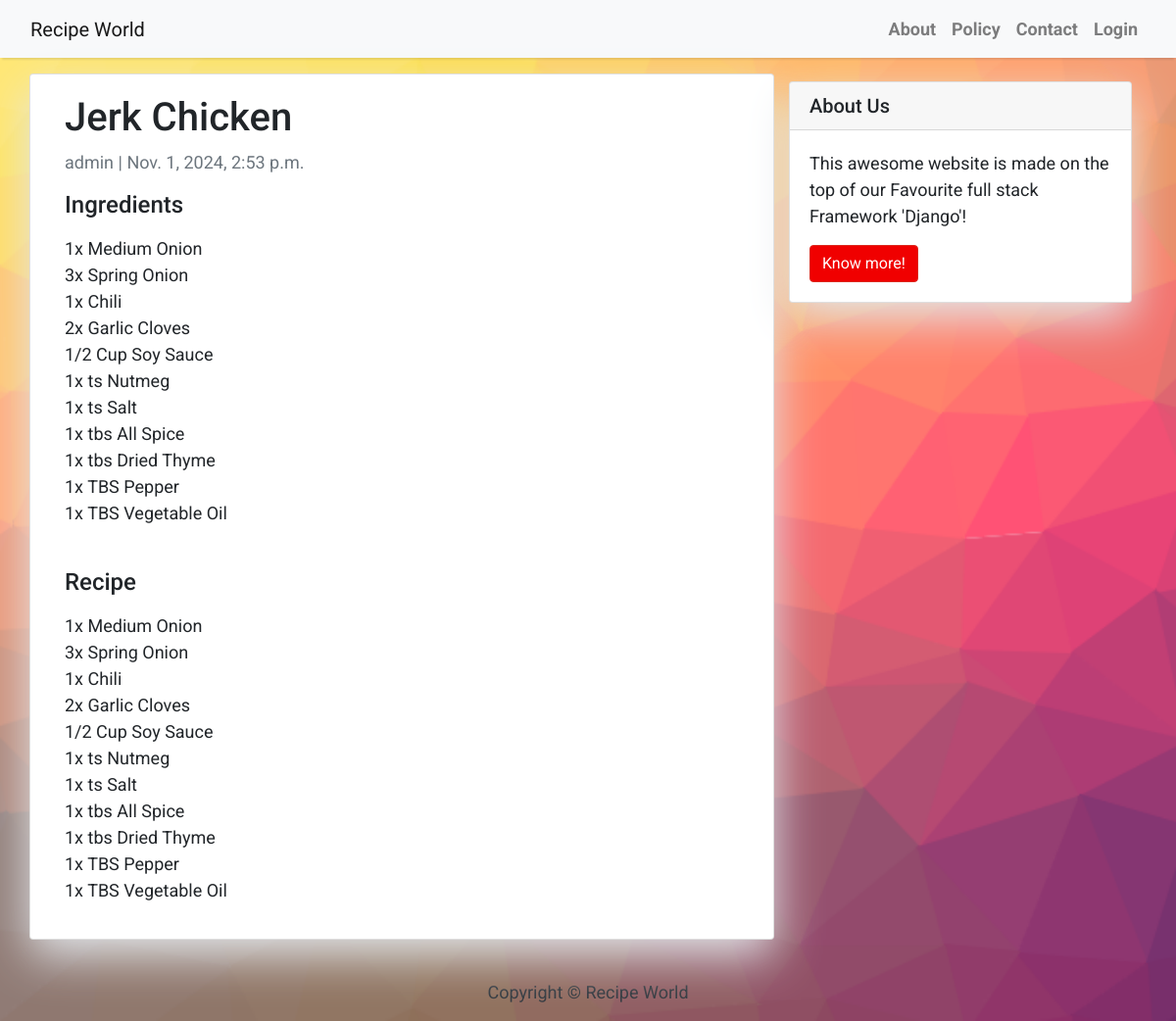
/jerk-chicken/, run on the app's committed database.
### recipe_app/models.py (models this page shows, shortened)
class Recipe(models.Model):
    title = models.CharField(max_length=25, unique=True)
    slug = models.SlugField(max_length=25, unique=True)
    author = models.ForeignKey(User, on_delete=models.CASCADE,related_name="recipe_posts")
    updated_on = models.DateTimeField(auto_now=True)
    ingredients=models.TextField()
    recipe=models.TextField()
    created_on = models.DateTimeField(auto_now_add=True)
    status = models.IntegerField(choices=STATUS, default=0)
    image = models.ImageField(upload_to = 'static/images/', height_field=0, width_field=0)
    class Meta:
        ordering = ['-created_on']

### recipe_app/views.py (the view)
# urls.py: path('<slug:slug>/', views.RecipeDetail.as_view(), name = 'recipe_detail'),
class RecipeDetail(generic.DetailView):
    model = Recipe
    template_name = 'recipe_detail.html'

### recipe_app/templates/recipe_detail.html (shortened to what this page needs)
{% extends 'base.html' %}
{% block content %}
<div class="container">
  <div class="row">
    <div class="col-md-8 card mb-4  mt-3 left  top">
      <div class="card-body">
        <h1>{% block title %} {{ object.title }} {% endblock title %}</h1>
        <p class=" text-muted">{{ recipe.author }} | {{ recipe.created_on }}</p>
        <h4>Ingredients</h4>
        <p class="card-text ">{{ object.ingredients | linebreaks }}</p><br>
        <h4>Recipe</h4>
        <p class="card-text ">{{ object.recipe | linebreaks }}</p>
      </div>
    </div>
    {% block sidebar %} {% include 'sidebar.html' %} {% endblock sidebar %}
  </div>
</div>
{% endblock content %}

### recipe_app/templates/base.html (shortened to what this page needs)
<!DOCTYPE html>
<html>
    <head>
        <link rel="stylesheet" href="https://maxcdn.bootstrapcdn.com/bootstrap/4.0.0/css/bootstrap.min.css"
 />
    </head>
    <body>
        <nav class="navbar navbar-expand-lg navbar-light bg-light shadow" id="mainNav">
            <div class="container-fluid">
                <a class="navbar-brand" href="{% url 'home' %}">Recipe World</a>
                <div class="collapse navbar-collapse" id="navbarResponsive">
                    <ul class="navbar-nav ml-auto">
                        <li class="nav-item text-black">
                            <a class="nav-link text-black font-weight-bold" href="#">About</a>
                        </li>
                        <li class="nav-item text-black">
                            <a class="nav-link text-black font-weight-bold" href="#">Policy</a>
                        </li>
                        <li class="nav-item text-black">
                            <a class="nav-link text-black font-weight-bold" href="#">Contact</a>
                        </li>
                        {% if user.is_authenticated %}
                        <li class="nav-item text-black">
                            <a class="nav-link text-black font-weight-bold" href="#">{{ user.username }}</a>
                        <form action="{% url 'logout' %}" method="post">
                            {% csrf_token %}
                            <button type="submit">Logout</button>
                        </form>
                        {% else %}
                        <li class="nav-item text-black">
                            <a class="nav-link text-black font-weight-bold" href="{% url 'login' %}">Login</a>
                        {% endif %}
                        </li>
                    </ul>
                </div>
            </div>
        </nav>
        {% block content %}{% endblock content %}
        <footer class="py-3 bg-grey">
            <p class="m-0 text-dark text-center ">Copyright &copy; Recipe World</p>
        </footer>
    </body>
</html>

### recipe_app/templates/sidebar.html (shortened to what this page needs)
{% block sidebar %}
<div class="col-md-4 float-right ">
<div class="card my-4">
        <h5 class="card-header">About Us</h5>
    <div class="card-body">
        <p class="card-text"> This awesome website is made on the top of our Favourite full stack Framework 'Django'!</p>
        <a href="https://djangocentral.com/building-a-blog-application-with-django"
           class="btn btn-danger">Know more!</a>
    </div>
</div>
</div>
{% endblock sidebar %}

### recipe_app/templates/base.html (style rules this page uses)
body { font-family: "Roboto", sans-serif; font-size: 17px; background-image: url('static/images/cool_background.png'); background-repeat: no-repeat; background-attachment: fixed; background-size: cover; }
.shadow { box-shadow: 0 4px 2px -2px rgba(0, 0, 0, 0.1); }
.btn-danger { color: #fff; background-color: #f00000; border-color: #dc281e; }

### recipe_app/templates/recipe_detail.html (style rules this page uses)
body { font-family: "Roboto", sans-serif; font-size: 18px; background-color: #fdfdfd; }
.card { box-shadow: 0 16px 48px #E3E7EB; }

### recipe_app/templates/sidebar.html (style rules this page uses)
.card { box-shadow: 0 16px 48px #E3E7EB; }

### data on the page
Recipe: title "Jerk Chicken", author "admin", created_on "Nov. 1, 2024, 2:53 p.m.", ingredients "1x Medium Onion 3x Spring Onion 1x Chili 2x Garlic Cloves 1/2 Cup Soy Sauce 1x ts Nutmeg 1x ts Salt 1x tbs All Spice 1x tbs Dried Thyme 1x TBS Pepper 1x TBS Vegetable Oil", recipe "1x Medium Onion 3x Spring Onion 1x Chili 2x Garlic Cloves 1/2 Cup Soy Sauce 1x ts Nutmeg 1x ts Salt 1x tbs All Spice 1x tbs Dried Thyme 1x TBS Pepper 1x TBS Vegetable Oil"
